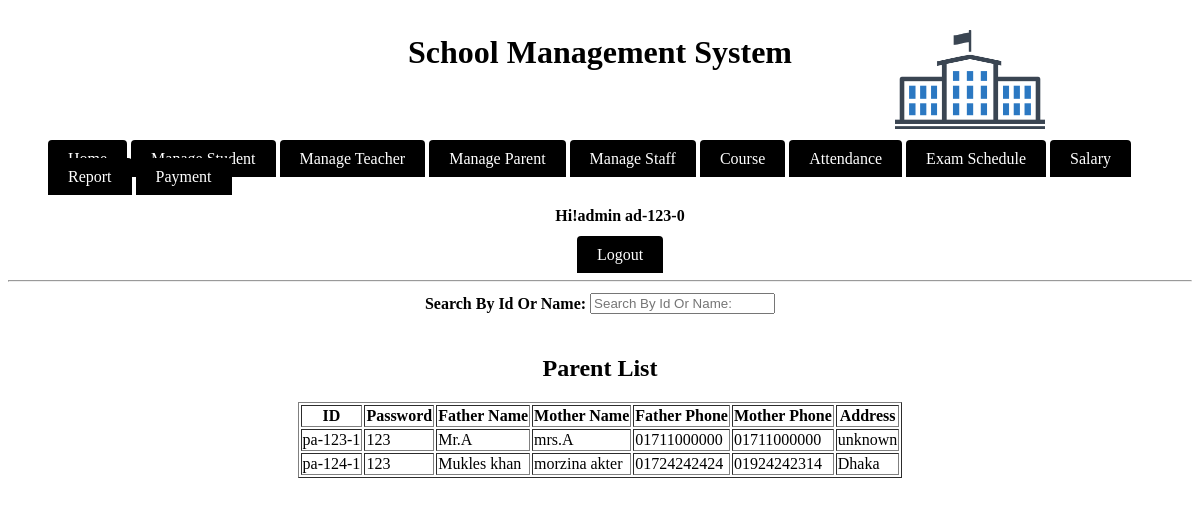
The page /module/admin/viewParent.php (signed in) on the database its author committed.
### tables this page shows
CREATE TABLE IF NOT EXISTS `parents` (
  `id` varchar(20) NOT NULL,
  `password` varchar(20) NOT NULL,
  `fathername` varchar(20) NOT NULL,
  `mothername` varchar(20) NOT NULL,
  `fatherphone` varchar(13) NOT NULL,
  `motherphone` varchar(13) NOT NULL,
  `address` varchar(30) NOT NULL,
  UNIQUE KEY `id` (`id`)
);

### module/admin/main.php (called while the page is built, shortened)
<?php
$check=$_SESSION['login_id'];
$session=mysql_query("SELECT name  FROM admin WHERE id='$check' ");
$row=mysql_fetch_array($session);
$login_session = $loged_user_name = $row['name'];
?>

### module/admin/viewParent.php (the view, shortened to what this page needs)
<?php
include_once('main.php');
$sql = "SELECT * FROM parents;";
$res= mysql_query($sql);
$string = "";
while($row = mysql_fetch_array($res)){
    $string .= '<tr><td>'.$row['id'].'</td><td>'.$row['password'].
    '</td><td>'.$row['fathername'].'</td><td>'.$row['mothername'].
    '</td><td>'.$row['fatherphone'].'</td><td>'.$row['motherphone'].
    '</td><td>'.$row['address'].'</td></tr>';
}
?>
<html>
    <head>
		    <link rel="stylesheet" type="text/css" href="../../source/CSS/style.css">
		</head>
    <body>
			  <div class="header"><h1>School Management System</h1></div>
			  <div class="divtopcorner">
				    <img src="../../source/logo.jpg" height="150" width="150" alt="School Management System"/>
				</div>
			<br/><br/>
				<ul>
				    <li class="manulist">
						    <a class ="menulista" href="index.php">Home</a>
								<a class ="menulista" href="manageStudent.php">Manage Student</a>
								<a class ="menulista" href="manageTeacher.php">Manage Teacher</a>
								<a class ="menulista" href="manageParent.php">Manage Parent</a>
								<a class ="menulista" href="manageStaff.php">Manage Staff</a>
								<a class ="menulista" href="course.php">Course</a>
								<a class ="menulista" href="index.php">Attendance</a>
								<a class ="menulista" href="index.php">Exam Schedule</a>
								<a class ="menulista" href="index.php">Salary</a>
								<a class ="menulista" href="index.php">Report</a>
								<a class ="menulista" href="index.php">Payment</a>
								<div align="center">
								<h4>Hi!admin <?php echo $check." ";?></h4>
								<a class ="menulista" href="logout.php" onmouseover="changemouseover(this);" onmouseout="changemouseout(this,'<?php echo ucfirst($loged_user_name);?>');"><?php echo "Logout";?></a>
						</div>
								</li>
				</ul>
			  <hr/>
        <center>
            <table>
                <tr>
                    <td><b>Search By Id Or Name: </b></td>
                    <td><input type="text" name="searchId" placeholder="Search By Id Or Name:" onkeyup="getParent(this.value);"></td>
                </tr>
            </table>
        </center>
        <br/>
        <center><h2>Parent List</h2></center>
        <center>
            <table border="1" id='parentList'>
                <tr>
                    <th>ID</th>
                    <th>Password</th>
                    <th>Father Name</th>
                    <th>Mother Name</th>
                    <th>Father Phone</th>
                    <th>Mother Phone</th>
                    <th>Address</th>
                </tr>
                <?php echo $string;?>
            </table>
        </center>
		</body>
</html>

### source/CSS/style.css (style rules this page uses)
.divtopcorner { position:absolute; top:0px; right: 150px; color:black; text-align:center; padding:5px; }
.header { color:black; text-align:center; padding:5px; }
.manulist { display:inline; left:100px; }
.menulista { background-color: black; color: white; padding: 10px 20px; text-decoration: none; border-radius: 4px 4px 0 0; }

### rows shown on the page
parents: id "pa-123-1", password "123", fathername "Mr.A", mothername "mrs.A", fatherphone "01711000000", motherphone "01711000000", address "unknown"
parents: id "pa-124-1", password "123", fathername "Mukles khan", mothername "morzina akter", fatherphone "01724242424", motherphone "01924242314", address "Dhaka"

### other values the page prints
$check "ad-123-0"
